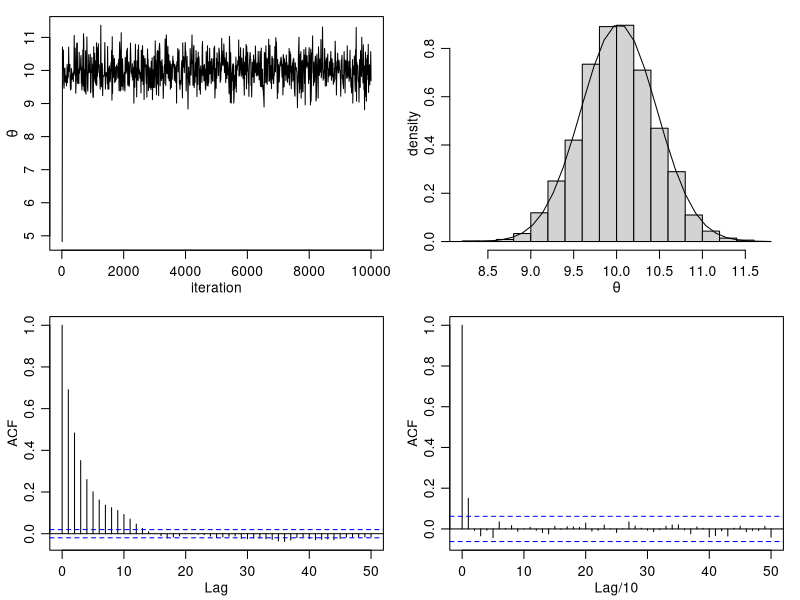
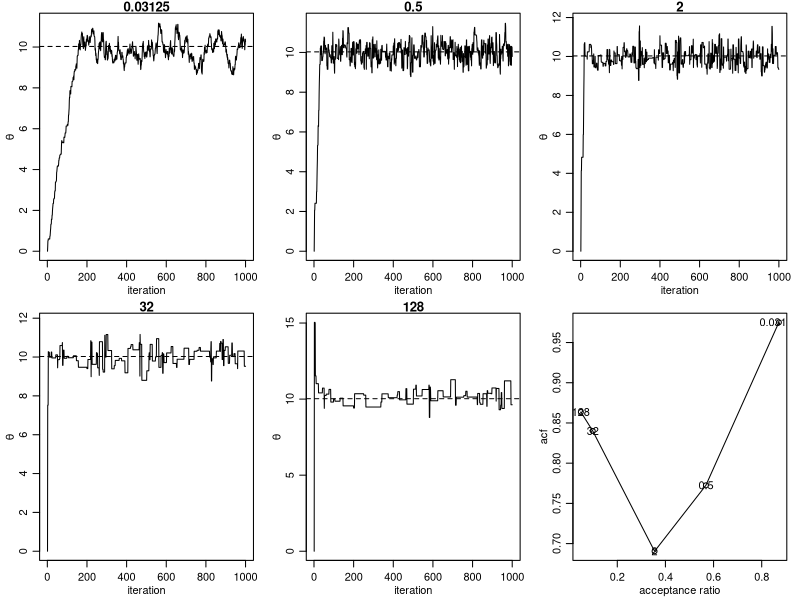
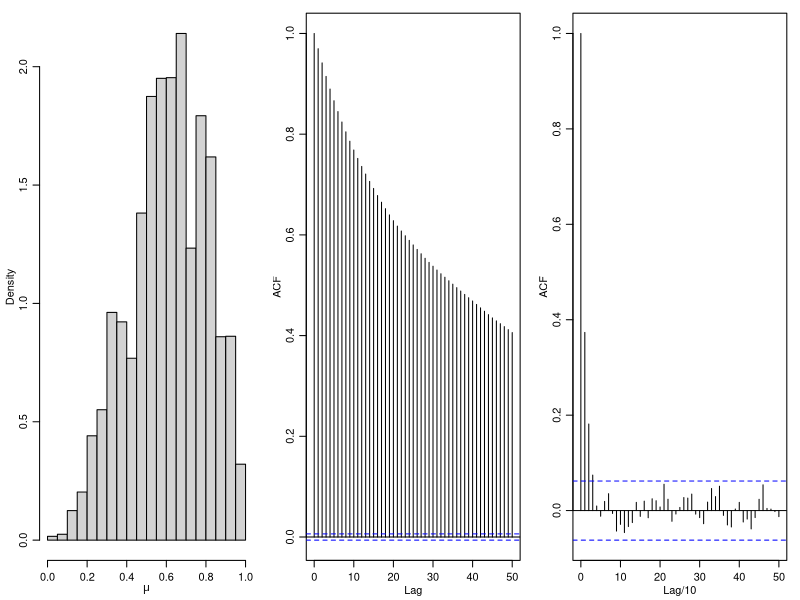
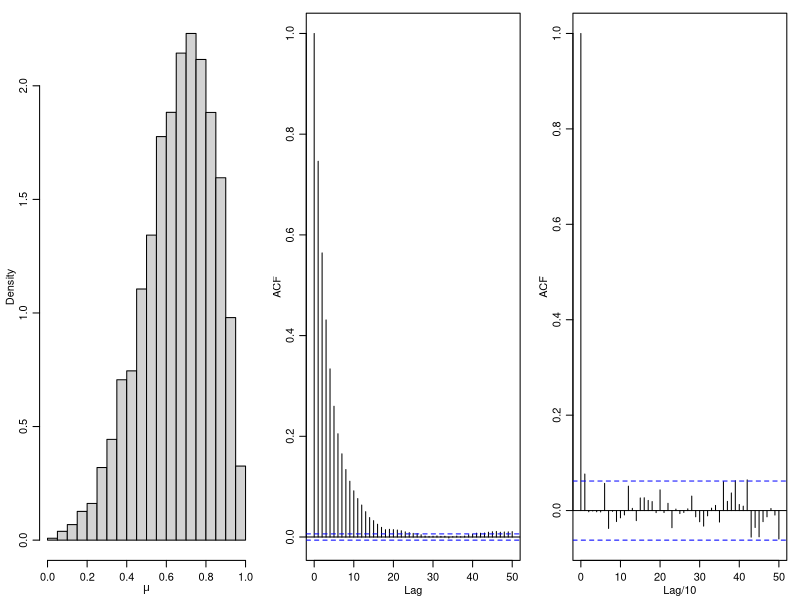
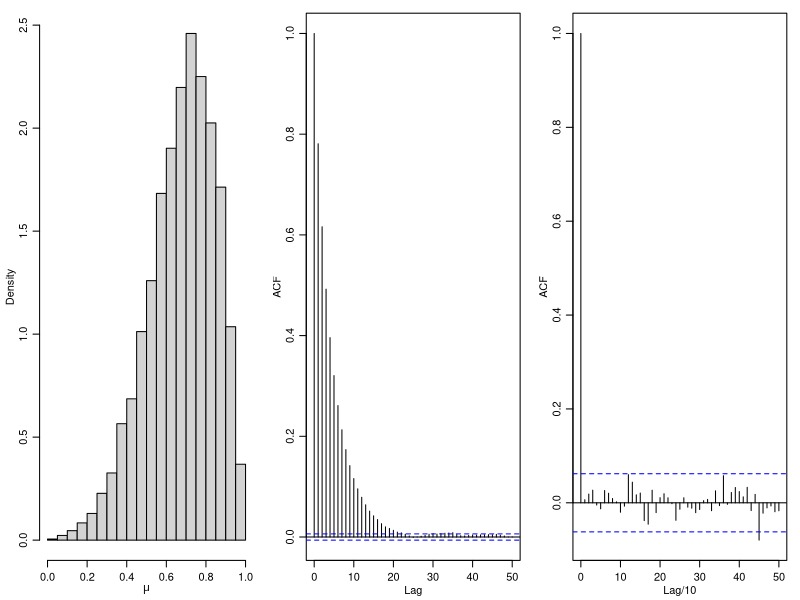
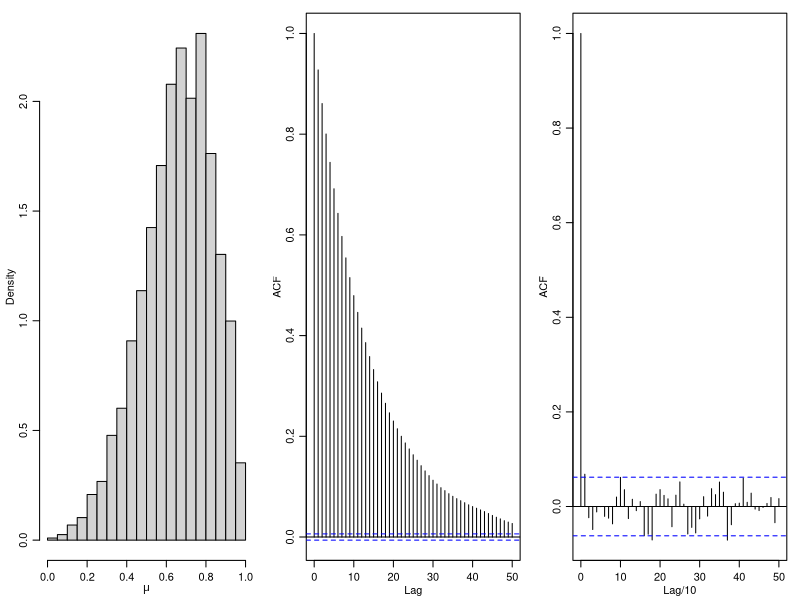
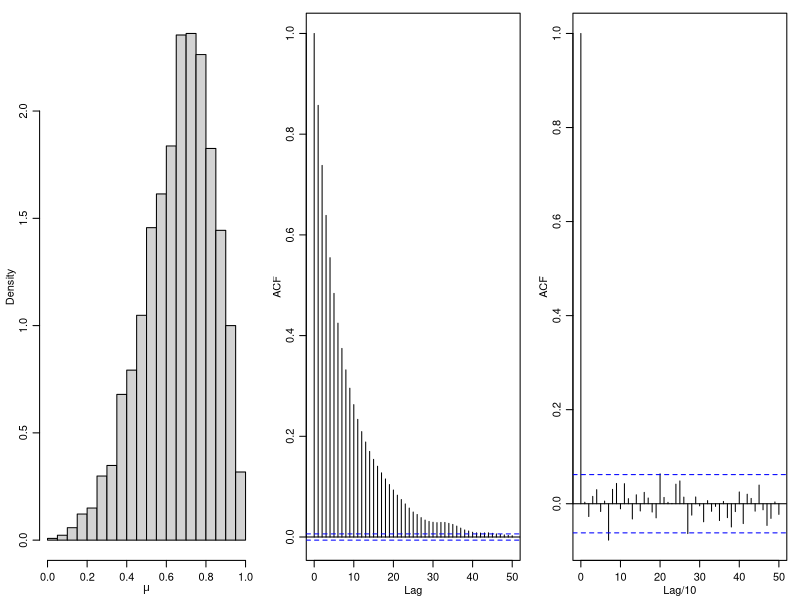
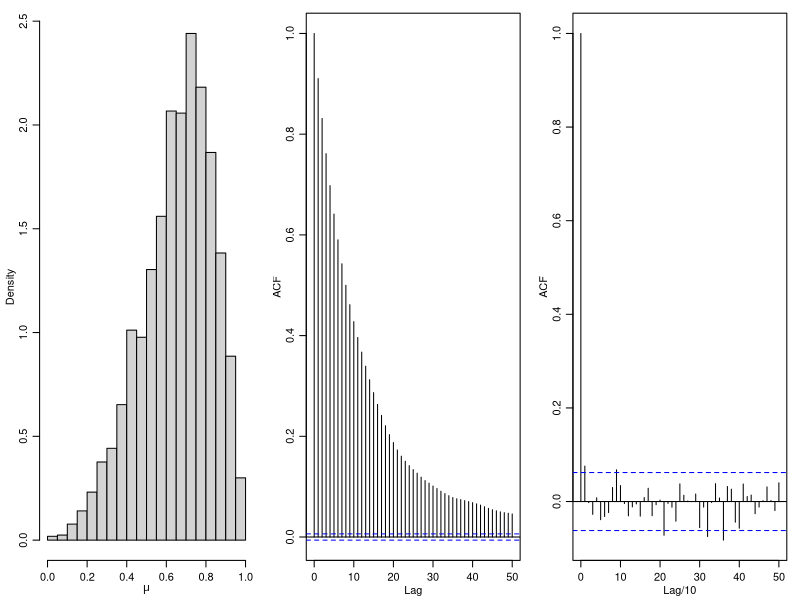

Reproduce these figures in R, in order.
## ---- chunk 1
knitr::opts_chunk$set(comment = NA, prompt = TRUE)
## ---- chunk 2
nsamp <- 200
x <- runif(nsamp, 0, 1)
# weights
w <- (0.7 * dbeta(x, 5, 3) + 0.3 * dbeta(x, 6, 10)) / dunif(x, 0, 1)
# standardize
wstd <- w / sum(w)

# population mean
0.7 * (5 / (5 + 3)) + 0.3 * (6 / (6 + 10))
# sample mean
y <- numeric(nsamp)
for (i in 1:nsamp) {
  if (runif(1, 0, 1) <= 0.7) {
    y[i] <- rbeta(1, 5, 3)
  } else  {
    y[i] <- rbeta(1, 6, 10)
  }
}
mean(y)
# importance sampling
# estimand g(x) = x
mean(x * w)
sum(x * wstd)
## ---- chunk 3
# Fig 10.3 Results from the Metropolis algorithm for the normal model
# http://www2.stat.duke.edu/~pdh10/FCBS/Replication/chapter10.R

s2 <- 1 
t2 <- 10 ; mu <- 5

set.seed(1)
n <- 5
# y <- round(rnorm(n,10,1),2)
y <- c(9.37, 10.18, 9.16, 11.60, 10.33)

mu_n <- ( mean(y)*n/s2 + mu/t2 ) / ( n/s2 + 1/t2 ) 
t2_n <- 1 / (n/s2+1/t2)

delta <-2 ; nsamp <- 10000 

# initialization 
theta <- 0 ;  vtehta <- numeric(nsamp)

for(s in 1:nsamp) {

  theta_star <- rnorm(1, theta, sqrt(delta))

  log.r <- ( sum( dnorm(y, theta_star, sqrt(s2), log = TRUE) ) + 
               dnorm(theta_star, mu, sqrt(t2), log = TRUE) )  -
            ( sum( dnorm(y, theta, sqrt(s2), log = TRUE) ) +
                dnorm(theta, mu, sqrt(t2), log = TRUE) ) 

  if (log(runif(1)) < log.r) { theta <- theta_star }

  vtehta[s] <- theta

}

par(mfrow = c(2,2), mar = c(3,3,1,1), mgp = c(1.75,.75,0))

by10 <- seq(10, nsamp, by = 10)
plot( by10, vtehta[by10], type = "l", xlab = "iteration", ylab = expression(theta) )

hist( vtehta[-(1:50)], prob = TRUE, main = "", xlab = expression(theta), ylab = "density" )
th <- seq(min(vtehta), max(vtehta), length = 100)
lines( th, dnorm(th, mu_n, sqrt(t2_n)) )

acf(vtehta, lag.max = 50)
thin<-c(1,(1:1000)*(nsamp/1000))
acf(vtehta[thin], lag.max = 50, xlab="Lag/10")

library(coda)
effectiveSize(vtehta)
## ---- chunk 4
par(mfrow=c(2,3))
vacr <- vacf <- numeric(5)
nsamp <- 10000

vdelta2 <- 2^c(-5,-1,1,5,7)

for( k in 1:5 ) {
  
  set.seed(1)
  delta2 <- vdelta2[k]
  vtheta <- numeric(nsamp)
  theta <- 0
  cnt_ac <- 0

  for(s in 1:nsamp) {
  
    theta_star <- rnorm(1, theta, sqrt(delta2))
    log.r <- sum( dnorm(y, theta_star, sqrt(s2), log = TRUE) -
                  dnorm(y, theta, sqrt(s2), log = TRUE) ) + 
              dnorm(theta_star, mu, sqrt(t2), log = TRUE) -
                dnorm(theta, mu, sqrt(t2), log = TRUE) 
  
    if ( log(runif(1)) < log.r )  { theta <- theta_star ; cnt_ac <- cnt_ac + 1 }
    vtehta[s] <- theta
  
  }
  
  plot( vtehta[1:1000], type = "l", xlab = "iteration", ylab = expression(theta), 
        ylim = range(vtehta), main = delta2 ) 
  abline(h = mu_n, lty = 2)

  vacr[k] <- cnt_ac/nsamp
  vacf[k] <- acf(vtehta, plot=FALSE)$acf[2]
}

# acceptance ratio vs acf
plot(vacr, vacf, xlab ="acceptance ratio", ylab = "acf") 
lines(vacr, vacf)

for (k in 1:5) {
  text(vacr[k], vacf[k], vdelta2[k])
}


## ---- chunk 5
x <- c(2.366,2.495,1.084,0.759,0.878,1.276,1.460,0.180,-1.01,1.487,-0.119,0.258)
## ---- chunk 6
nsamp <- 100000
nburn <- 50000

vmu <- numeric(nsamp)
vsig2 <- numeric(nsamp)

set.seed(1)


mu <- rbeta(1, 2, 2)
sig2 <- rlnorm(1, sqrt(10))

naccept <- 0

loglikelihood <- function (mu, sig2, x) {
  return(sum(dnorm(x, mu, sqrt(sig2), log=T)) )
}


for (s in 1:nsamp) {
  mu_new <- rbeta(1, 2, 2)
  sig2_new <- rlnorm(1, sqrt(10))
  
  logr <- loglikelihood(mu_new, sig2_new, x) - loglikelihood(mu, sig2, x) 
  
  u <- runif(1)
  if (logr >= log(u)) {
    mu <- mu_new
    sig2 <- sig2_new
    naccept <- naccept + 1
  }
  
  vmu[s] <- mu
  vsig2[s] <- sig2
}

effectiveSize(vmu)
effectiveSize(vsig2)

naccept/nsamp

median(vmu)
median(vmu[(nburn+1):nsamp])

par(mfrow = c(1,3))
hist(vmu[(nburn+1):nsamp], xlab = expression(mu),  main = "", freq = F)
acf(vmu, lag.max = 50,  main = "")
thin<-c(1,(1:1000)*((nsamp-nburn)/1000))
acf(vmu[(nburn+1):nsamp][thin], lag.max = 50, xlab="Lag/10",  main = "")

## ---- chunk 7
nsamp <- 100000
nburn <- 50000

vmu <- numeric(nsamp)
vsig2 <- numeric(nsamp)

set.seed(1)

mu <- rbeta(1, 2, 2)
sig2 <- rlnorm(1, sqrt(10))

naccept <- 0

logpost <- function (mu, sig2, x) {
  return( sum(dnorm(x, mu, sqrt(sig2), log=T)) + dbeta(mu, 2, 2, log=T) + 
            dlnorm(sig2, 1, sqrt(10), log=T) )
}


for (s in 1:nsamp) {
  mu_new <- runif(1)
  sig2_new <- rchisq(1, 1)
  
  logr <- logpost(mu_new, sig2_new, x) - logpost(mu, sig2, x) + 
    dchisq(sig2,1, log=T) - dchisq(sig2_new,1, log=T) 
  
  u <- runif(1)
  if (logr >= log(u)) {
    mu <- mu_new
    sig2 <- sig2_new
    naccept <- naccept + 1
  }
  
  vmu[s] <- mu
  vsig2[s] <- sig2
}

effectiveSize(vmu)
effectiveSize(vsig2)

naccept/nsamp

median(vmu)
median(vmu[(nburn+1):nsamp])

par(mfrow = c(1,3))
hist(vmu[(nburn+1):nsamp], xlab = expression(mu),  main = "", freq = F)
acf(vmu, lag.max = 50,  main = "")
thin<-c(1,(1:1000)*((nsamp-nburn)/1000))
acf(vmu[(nburn+1):nsamp][thin], lag.max = 50, xlab="Lag/10",  main = "")

## ---- chunk 8
nsamp <- 100000
nburn <- 50000

vmu <- numeric(nsamp)
vsig2 <- numeric(nsamp)

set.seed(1)

mu <- rbeta(1, 2, 2)
sig2 <- rlnorm(1, sqrt(10))

naccept <- 0

logpost <- function (mu, sig2, x) {
  return( sum(dnorm(x, mu, sqrt(sig2), log=T)) + dbeta(mu, 2, 2, log=T) + 
            dlnorm(sig2, 1, sqrt(10), log=T) )
}


for (s in 1:nsamp) {
  mu_new <- runif(1)
  sig2_new <- rchisq(1, 1)
  
  logr <- logpost(mu_new, sig2_new, x) - logpost(mu, sig2, x) 
  
  u <- runif(1)
  if (logr >= log(u)) {
    mu <- mu_new
    sig2 <- sig2_new
    naccept <- naccept + 1
  }
  
  vmu[s] <- mu
  vsig2[s] <- sig2
}

effectiveSize(vmu)
effectiveSize(vsig2)

naccept/nsamp

median(vmu)
median(vmu[(nburn+1):nsamp])

par(mfrow = c(1,3))
hist(vmu[(nburn+1):nsamp], xlab = expression(mu),  main = "", freq = F)
acf(vmu, lag.max = 50,  main = "")
thin<-c(1,(1:1000)*((nsamp-nburn)/1000))
acf(vmu[(nburn+1):nsamp][thin], lag.max = 50, xlab="Lag/10",  main = "")

## ---- chunk 9
nsamp <- 100000
nburn <- 50000

vmu <- numeric(nsamp)
vlogsig2 <- numeric(nsamp)

set.seed(1)

mu <- rbeta(1, 2, 2)
logsig2 <- rnorm(1, sqrt(10))

delta_mu <- 0.5
delta_logsig2 <- 5

naccept <- 0

logpost <- function (mu, logsig2, x) {
  return( sum(dnorm(x, mu, sqrt(exp(logsig2)), log=T)) + dbeta(mu, 2, 2, log=T) +
            dnorm(logsig2, 1, sqrt(10), log=T) )
}


for (s in 1:nsamp) {
  repeat {
        mu_new <- mu + runif(1,-delta_mu,delta_mu)
        if (mu_new >= 0 & mu_new <= 1)
          break
  }
  
  logsig2_new <- rnorm(1,logsig2, delta_logsig2)

  logr <- logpost(mu_new, logsig2_new, x) - logpost(mu, logsig2, x) +
    log(min(1,mu+delta_mu)-max(0,mu-delta_mu)) -
    log(min(1,mu_new+delta_mu)-max(0,mu_new-delta_mu))

  u <- runif(1)
  if (logr >= log(u)) {
    mu <- mu_new
    logsig2 <- logsig2_new
    naccept <- naccept + 1
  }

  vmu[s] <- mu
  vlogsig2[s] <- logsig2
}

effectiveSize(vmu)
effectiveSize(exp(vlogsig2))


naccept/nsamp

median(vmu)
median(vmu[(nburn+1):nsamp])

par(mfrow = c(1,3))
hist(vmu[(nburn+1):nsamp], xlab = expression(mu),  main = "", freq = F)
acf(vmu, lag.max = 50,  main = "")
thin<-c(1,(1:1000)*((nsamp-nburn)/1000))
acf(vmu[(nburn+1):nsamp][thin], lag.max = 50, xlab="Lag/10",  main = "")

## ---- chunk 10
nsamp <- 100000
nburn <- 50000

vmu <- numeric(nsamp)
vsig2 <- numeric(nsamp)

set.seed(1)

mu <- rbeta(1, 2, 2)
sig2 <- rlnorm(1, sqrt(10))

delta_mu <- 0.5
delta_sig2 <- 5

naccept <- 0

logpost <- function (mu, sig2, x) {
  return( sum(dnorm(x, mu, sqrt(sig2), log=T)) + dbeta(mu, 2, 2, log=T) +
            dlnorm(sig2, 1, sqrt(10), log=T) )
}


for (s in 1:nsamp) {
  repeat {
        mu_new <- rnorm(1,mu,delta_mu)
        if (mu_new >= 0 & mu_new <= 1)
          break
  }
  
  repeat {
        sig2_new <- rnorm(1,sig2,delta_sig2)
        if (sig2_new > 0)
          break
  }
  

  logr <- logpost(mu_new, sig2_new, x) - logpost(mu, sig2, x) +
      log(pnorm(1,mu,delta_mu)-pnorm(0,mu,delta_mu)) -
      log(pnorm(1,mu_new,delta_mu)-pnorm(0,mu_new,delta_mu)) +
      log(1-pnorm(0,sig2,delta_sig2)) -
      log(1-pnorm(0,sig2_new,delta_sig2)) 

  u <- runif(1)
  if (logr >= log(u)) {
    mu <- mu_new
    sig2 <- sig2_new
    naccept <- naccept + 1
  }

  vmu[s] <- mu
  vsig2[s] <- sig2
}

effectiveSize(vmu)
effectiveSize(vsig2)


naccept/nsamp

median(vmu)
median(vmu[(nburn+1):nsamp])

par(mfrow = c(1,3))
hist(vmu[(nburn+1):nsamp], xlab = expression(mu),  main = "", freq = F)
acf(vmu, lag.max = 50,  main = "")
thin<-c(1,(1:1000)*((nsamp-nburn)/1000))
acf(vmu[(nburn+1):nsamp][thin], lag.max = 50, xlab="Lag/10",  main = "")

## ---- chunk 11
nsamp <- 100000
nburn <- 50000

vmu <- numeric(nsamp)
vlogsig2 <- numeric(nsamp)

set.seed(1)

mu <- rbeta(1, 2, 2)
logsig2 <- rnorm(1, sqrt(10))


delta_logsig2 <- 5

naccept <- 0

logpost <- function (mu, logsig2, x) {
  return( sum(dnorm(x, mu, sqrt(exp(logsig2)), log=T)) + dbeta(mu, 2, 2, log=T) + 
            dnorm(logsig2, 1, sqrt(10), log=T) )
}


for (s in 1:nsamp) {
  mu_new <- runif(1)
  logsig2_new <- rnorm(1,logsig2, delta_logsig2)
  
  logr <- logpost(mu_new, logsig2_new, x) - logpost(mu, logsig2, x) 
  
  u <- runif(1)
  if (logr >= log(u)) {
    mu <- mu_new
    logsig2 <- logsig2_new
    naccept <- naccept + 1
  }
  
  vmu[s] <- mu
  vlogsig2[s] <- logsig2
}

effectiveSize(vmu)
effectiveSize(exp(vlogsig2))


naccept/nsamp

median(vmu)
median(vmu[(nburn+1):nsamp])

par(mfrow = c(1,3))
hist(vmu[(nburn+1):nsamp], xlab = expression(mu),  main = "", freq = F)
acf(vmu, lag.max = 50,  main = "")
thin<-c(1,(1:1000)*((nsamp-nburn)/1000))
acf(vmu[(nburn+1):nsamp][thin], lag.max = 50, xlab="Lag/10",  main = "")

